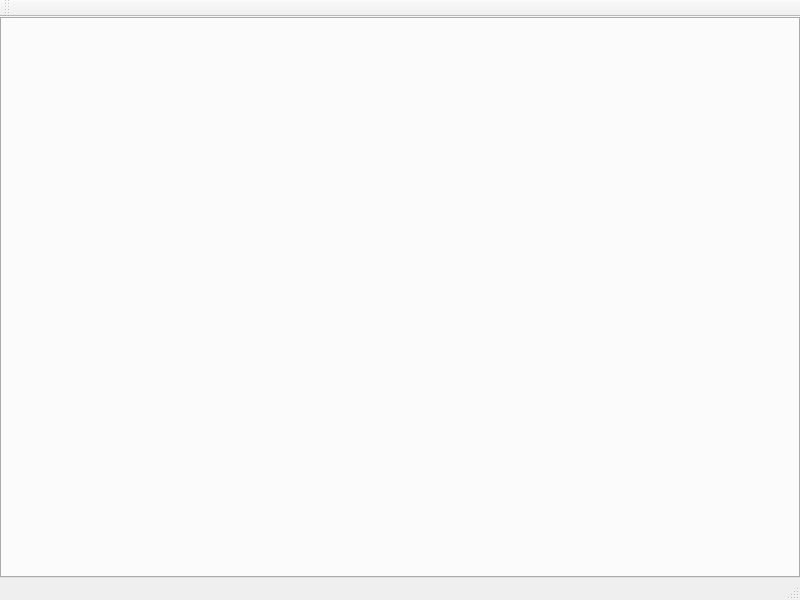
<?xml version="1.0" encoding="UTF-8"?>
<ui version="4.0">
 <class>MainWindowClass</class>
 <widget class="QMainWindow" name="MainWindowClass">
  <property name="geometry">
   <rect>
    <x>0</x>
    <y>0</y>
    <width>800</width>
    <height>600</height>
   </rect>
  </property>
  <property name="windowTitle">
   <string>MainWindow</string>
  </property>
  <widget class="QWidget" name="centralWidget">
   <layout class="QVBoxLayout" name="verticalLayout">
    <property name="leftMargin">
     <number>0</number>
    </property>
    <property name="topMargin">
     <number>0</number>
    </property>
    <property name="rightMargin">
     <number>0</number>
    </property>
    <property name="bottomMargin">
     <number>0</number>
    </property>
    <item>
     <widget class="QTabWidget" name="tabWidget">
      <property name="currentIndex">
       <number>-1</number>
      </property>
      <property name="tabsClosable">
       <bool>false</bool>
      </property>
     </widget>
    </item>
   </layout>
  </widget>
  <widget class="QMenuBar" name="menuBar">
   <property name="enabled">
    <bool>true</bool>
   </property>
   <property name="geometry">
    <rect>
     <x>0</x>
     <y>0</y>
     <width>800</width>
     <height>22</height>
    </rect>
   </property>
  </widget>
  <widget class="QToolBar" name="mainToolBar">
   <property name="enabled">
    <bool>true</bool>
   </property>
   <attribute name="toolBarArea">
    <enum>TopToolBarArea</enum>
   </attribute>
   <attribute name="toolBarBreak">
    <bool>false</bool>
   </attribute>
  </widget>
  <widget class="QStatusBar" name="statusBar"/>
  <action name="action365">
   <property name="text">
    <string>365</string>
   </property>
  </action>
 </widget>
 <layoutdefault spacing="6" margin="11"/>
 <tabstops>
  <tabstop>tabWidget</tabstop>
 </tabstops>
 <resources/>
 <connections/>
</ui>
